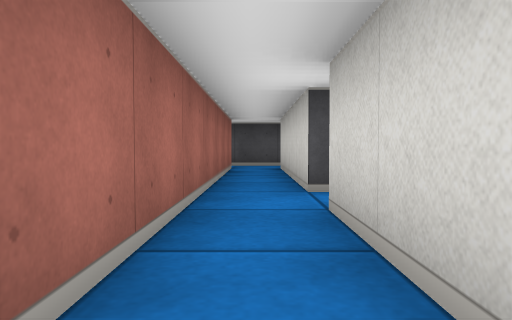
[1] (above)

20 first-person views from a walk through a cub3D maze. The camera is about half as high as the walls, tilts 2° down and sees 70° across. The floor is counted in squares. Each view is taken from the middle of a square. On the plan, view 1 faces up. The plan holds only what a view shows up to about 9 squares ahead; the rest is blank.

[2]
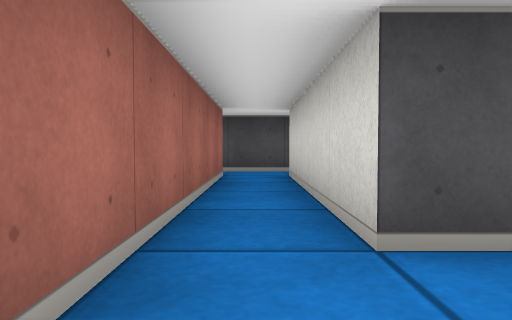

[3]
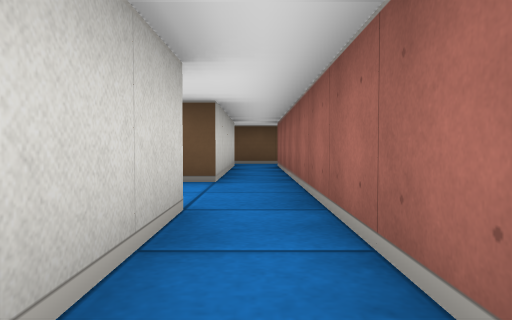

[4]
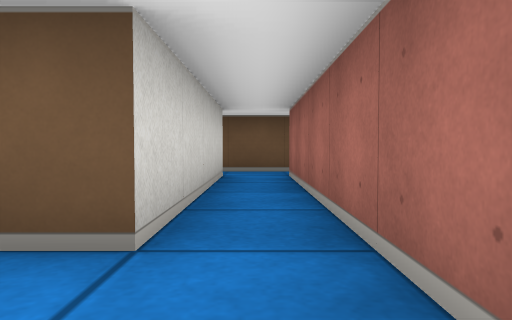

[5]
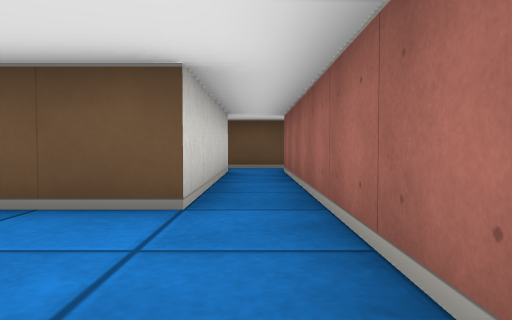

[6]
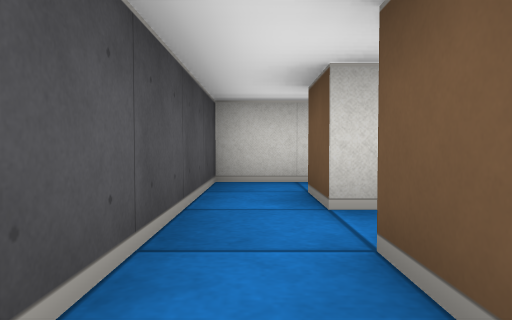

[7]
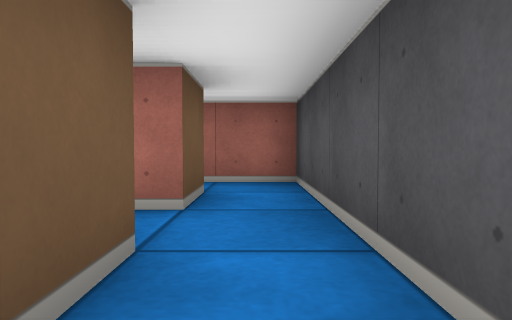

[8]
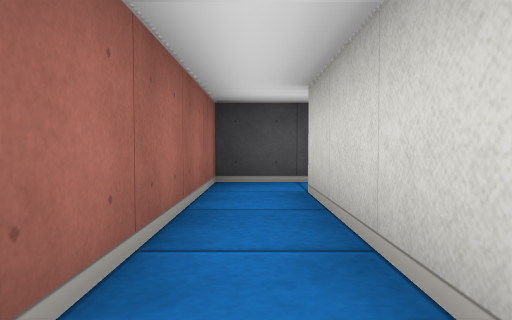

[9]
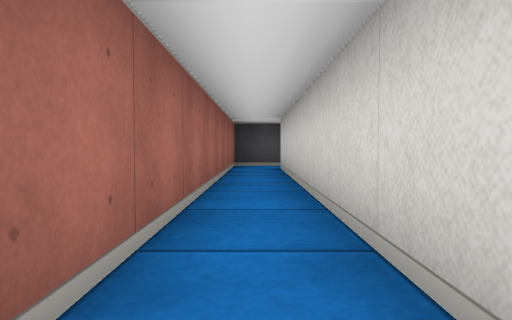

[10]
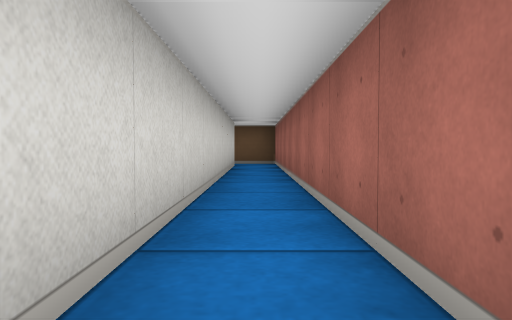

[11]
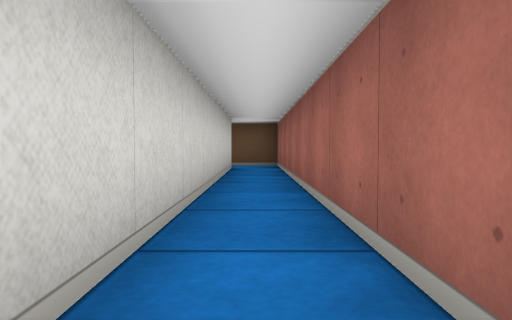

[12]
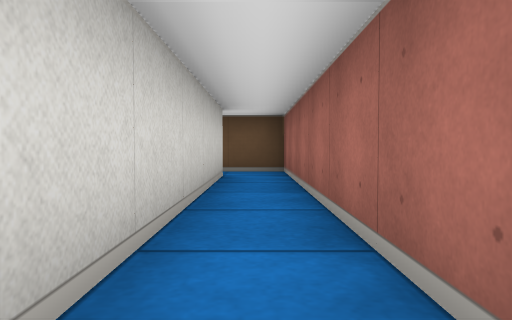

[13]
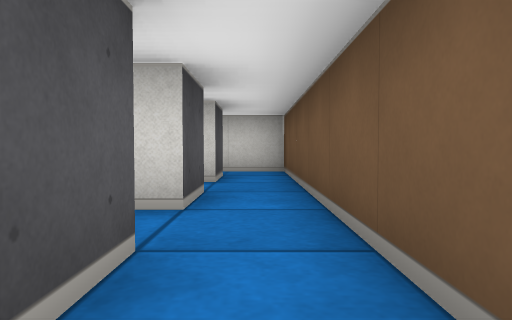

[14]
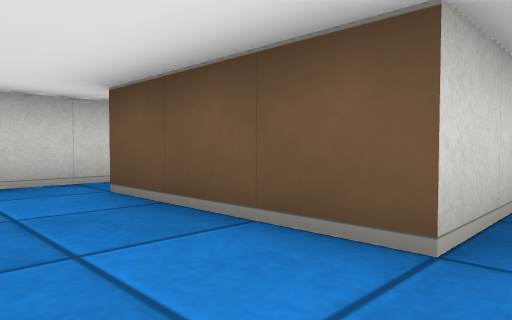

[15]
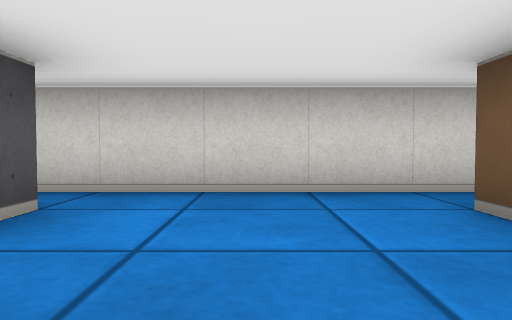

[16]
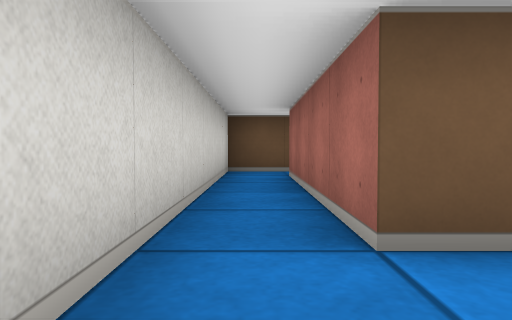

[17]
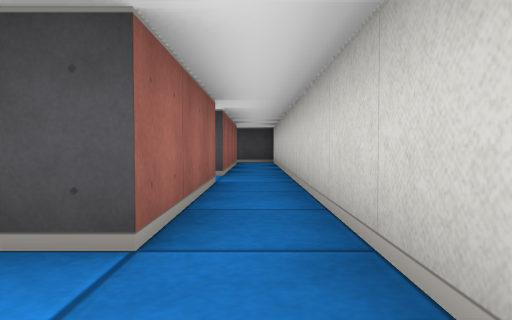

[18]
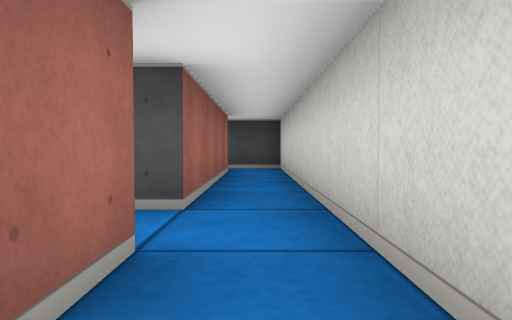

[19]
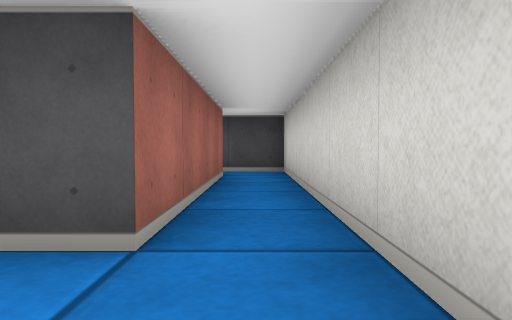

[20]
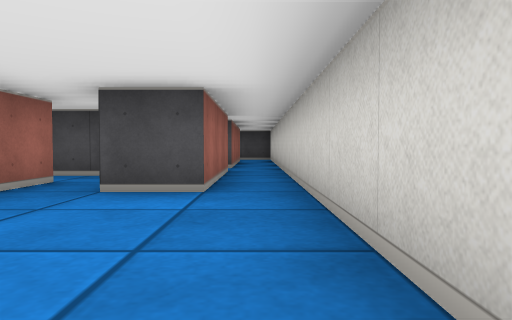

### Floor plan
Ten units are one square. View 1 is at (0, 0); x grows to the right and y downward. Boxes are objects, and circles mark ways between rooms. Rooms are numbered by the first view taken in them; rooms with no view inside come last. Other rooms are left out.
<svg viewBox="-30 -110 80 180">
<path fill="none" stroke="#000" d="M5 55 5 15M-5 -5 -5 55 -15 55M-15 65 5 65M5 -35 5 -75M-15 -75 -5 -75 -5 -5M5 -85 -15 -85M5 -5 5 -25M-15 55 -15 -75M-15 -85 -25 -85 -25 65 -15 65M25 -72 25 -85 5 -85M5 -75 15 -75M5 15 35 15 35 55 25 55M35 -15 25 -15M15 -25 15 -15M25 65 45 65 45 -15M35 -45 35 -15M35 -95 35 -55 29 -55M45 -15 45 -105 34 -105M15 55 5 55M5 65 25 65M18 -35 5 -35"/>
<circle cx="0" cy="-15" r="3" fill="#2a7"/>
<circle cx="-10" cy="60" r="3" fill="#2a7"/>
<circle cx="10" cy="5" r="3" fill="#2a7"/>
<circle cx="10" cy="60" r="3" fill="#2a7"/>
<circle cx="-10" cy="-80" r="3" fill="#2a7"/>
<circle cx="10" cy="-80" r="3" fill="#2a7"/>
<circle cx="10" cy="-30" r="3" fill="#2a7"/>
<circle cx="40" cy="-20" r="3" fill="#2a7"/>
<circle cx="30" cy="60" r="3" fill="#2a7"/>
<circle cx="20" cy="-20" r="3" fill="#2a7"/>
<text x="0" y="30">1</text>
<text x="0" y="-50">2</text>
<text x="-20" y="-10">3</text>
<text x="20" y="-70">4</text>
<text x="30" y="10">5</text>
<text x="40" y="-70">6</text>
<text x="20" y="50">7</text>
<text x="10" y="-30">8</text>
</svg>
Room 1 opens to room 2. Room 1 opens to room 3. Room 1 opens to room 5. Room 1 opens to room 7. Room 2 opens to room 3. Room 2 opens to room 4. Room 2 opens to room 8. Room 5 opens to room 6. Room 5 opens to room 7. Room 5 opens to room 8.

Where each view was taken, in squares from view 1:
view 1: 0 up, 0 right, facing up
view 2: 2 up, 0 right, facing up
view 3: 3 up, 0 right, facing down
view 4: 0 up, 0 right, facing down
view 5: 1 up, 0 right, facing down
view 6: 8 up, 2 left, facing right
view 7: 8 up, 2 right, facing left
view 8: 4 up, 2 left, facing up
view 9: 0 up, 2 left, facing up
view 10: 3 up, 2 left, facing down
view 11: 2 up, 2 left, facing down
view 12: 0 up, 2 left, facing down
view 13: 6 down, 2 left, facing right
view 14: 0 up, 0 right, facing down-right
view 15: 0 up, 1 right, facing right
view 16: 0 up, 4 right, facing down
view 17: 0 up, 4 right, facing up
view 18: 3 up, 4 right, facing up
view 19: 4 up, 4 right, facing up
view 20: 2 down, 4 right, facing up
